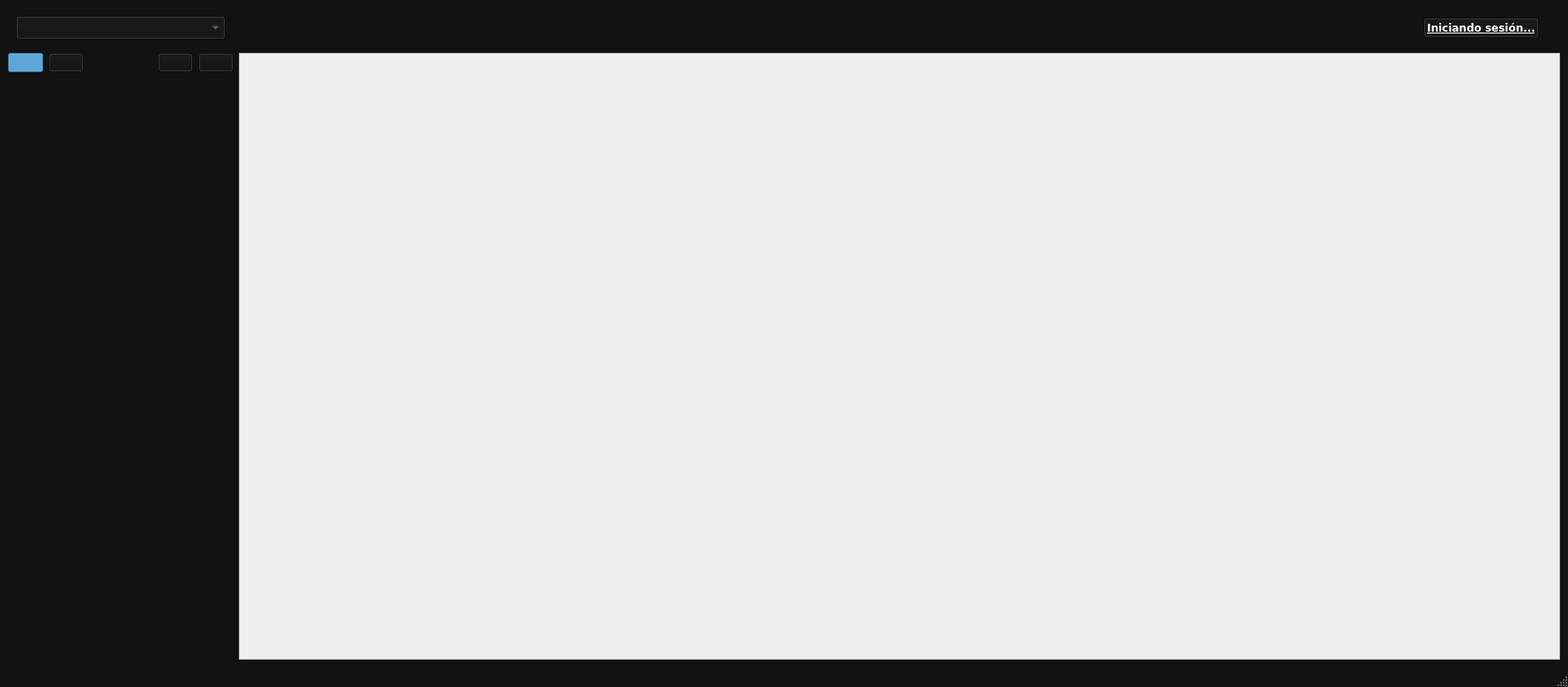
<?xml version="1.0" encoding="UTF-8"?>
<ui version="4.0">
 <class>MainWindow</class>
 <widget class="QMainWindow" name="MainWindow">
  <property name="geometry">
   <rect>
    <x>0</x>
    <y>0</y>
    <width>1779</width>
    <height>780</height>
   </rect>
  </property>
  <property name="minimumSize">
   <size>
    <width>769</width>
    <height>455</height>
   </size>
  </property>
  <property name="windowTitle">
   <string>H-Tech Monitor</string>
  </property>
  <property name="windowIcon">
   <iconset resource="resources.qrc">
    <normaloff>:/main/monitor_icon.png</normaloff>:/main/monitor_icon.png</iconset>
  </property>
  <property name="styleSheet">
   <string notr="true">QMainWindow{
	background-color: #121212;
}

QStatusBar{
	color: white;
}

QWidget[state=&quot;scroll&quot;]{
	background-color: #121212;
}

QPushButton:enabled{
	background-color: #121212;
	color: white;
}

QPushButton:enabled{
	/*background-color: qlineargradient(x1: 0, y1: 0, x2: 0, y2: 1, stop: 0 #121212, stop: 1 #121212);*/
	/*background-color: #121212;*/
	/*color: white;*/
	/*font: 10pt &quot;Verdana&quot;;*/
}

QGroupBox{	
	border: none;
}

QTableWidget::item:hover{
	color: white;
}

 QScrollBar:vertical {
     border-radius: 100px;
     background: #595959;
     width: 5px;
     margin: 22px 0 22px 0;
 }
 QScrollBar::handle:vertical {
     background: #cdcdcd;
     min-height: 20px;
 }
 QScrollBar::add-line:vertical {
     /*border: 2px solid grey;*/
     /*background: #32CC99;*/
     /*height: 20px;*/
    /* subcontrol-position: bottom;*/
     /*subcontrol-origin: margin;*/
	width: 0;
 }

 QScrollBar::sub-line:vertical {
   /*  border: 2px solid grey;*/
     /*background: #32CC99;*/
     /*height: 20px;*/
    /* subcontrol-position: top;*/
    /* subcontrol-origin: margin;*/
	width: 0;
 }
 QScrollBar::up-arrow:vertical, QScrollBar::down-arrow:vertical {
     border: 2px solid grey;
     width: 3px;
     height: 3px;
     background: white;
 }

 QScrollBar::add-page:vertical, QScrollBar::sub-page:vertical {
     background: none;
 }

QTableWidget{
	selection-color: #2980b9;
	selection-background-color: #121212;
	background-color: #121212;
	color: #7f8c8d;
}

QComboBox{
	color: #7f8c8d;
	background: #121212;	
	font: 75 12pt &quot;Verdana&quot;;
}

QComboBox::focus{
	color: white;
	selection-background-color: #121212;
}

Line{
	border: 2px solid #3A3A3A;
}</string>
  </property>
  <property name="iconSize">
   <size>
    <width>50</width>
    <height>50</height>
   </size>
  </property>
  <widget class="QWidget" name="centralwidget">
   <layout class="QVBoxLayout" name="verticalLayout">
    <item>
     <layout class="QHBoxLayout" name="horizontalLayout">
      <item>
       <widget class="QGroupBox" name="groupBox">
        <property name="sizePolicy">
         <sizepolicy hsizetype="Fixed" vsizetype="Preferred">
          <horstretch>0</horstretch>
          <verstretch>0</verstretch>
         </sizepolicy>
        </property>
        <property name="minimumSize">
         <size>
          <width>256</width>
          <height>0</height>
         </size>
        </property>
        <property name="styleSheet">
         <string notr="true"/>
        </property>
        <property name="title">
         <string/>
        </property>
        <layout class="QHBoxLayout" name="horizontalLayout_5">
         <item>
          <widget class="QComboBox" name="selectorSubsistema">
           <property name="font">
            <font>
             <family>Verdana</family>
             <pointsize>12</pointsize>
             <weight>9</weight>
             <italic>false</italic>
             <bold>false</bold>
            </font>
           </property>
           <property name="styleSheet">
            <string notr="true">QListWidget::item:hover{	
	background-color: rgb(170, 0, 0);
}</string>
           </property>
          </widget>
         </item>
        </layout>
       </widget>
      </item>
      <item>
       <spacer name="horizontalSpacer">
        <property name="orientation">
         <enum>Qt::Horizontal</enum>
        </property>
        <property name="sizeHint" stdset="0">
         <size>
          <width>40</width>
          <height>20</height>
         </size>
        </property>
       </spacer>
      </item>
      <item>
       <widget class="QPushButton" name="botonLogin">
        <property name="font">
         <font>
          <family>Verdana</family>
          <pointsize>9</pointsize>
          <weight>75</weight>
          <bold>true</bold>
          <underline>true</underline>
         </font>
        </property>
        <property name="cursor">
         <cursorShape>PointingHandCursor</cursorShape>
        </property>
        <property name="text">
         <string>Iniciando sesión...</string>
        </property>
       </widget>
      </item>
      <item>
       <widget class="QGroupBox" name="groupBox_2">
        <property name="title">
         <string/>
        </property>
        <layout class="QHBoxLayout" name="horizontalLayout_6"/>
       </widget>
      </item>
     </layout>
    </item>
    <item>
     <layout class="QHBoxLayout" name="horizontalLayout_2">
      <item>
       <layout class="QVBoxLayout" name="verticalLayout_3">
        <item>
         <layout class="QHBoxLayout" name="horizontalLayout_3">
          <item>
           <widget class="QPushButton" name="botonSeleccionarUno">
            <property name="sizePolicy">
             <sizepolicy hsizetype="Fixed" vsizetype="Fixed">
              <horstretch>0</horstretch>
              <verstretch>0</verstretch>
             </sizepolicy>
            </property>
            <property name="toolTip">
             <string>Seleccion singular</string>
            </property>
            <property name="styleSheet">
             <string notr="true">QPushButton{
	background-color: 7f8c8d;
}
QPushButton:checked{
	background-color: #3498db;
}</string>
            </property>
            <property name="text">
             <string/>
            </property>
            <property name="icon">
             <iconset resource="resources.qrc">
              <normaloff>:/buttons/icons/show_one.png</normaloff>:/buttons/icons/show_one.png</iconset>
            </property>
            <property name="iconSize">
             <size>
              <width>30</width>
              <height>30</height>
             </size>
            </property>
            <property name="checkable">
             <bool>true</bool>
            </property>
            <property name="checked">
             <bool>true</bool>
            </property>
            <property name="autoExclusive">
             <bool>true</bool>
            </property>
           </widget>
          </item>
          <item>
           <widget class="QPushButton" name="botonSeleccionarVarios">
            <property name="sizePolicy">
             <sizepolicy hsizetype="Fixed" vsizetype="Fixed">
              <horstretch>0</horstretch>
              <verstretch>0</verstretch>
             </sizepolicy>
            </property>
            <property name="toolTip">
             <string>Selección múltiple</string>
            </property>
            <property name="styleSheet">
             <string notr="true">QPushButton{
	background-color: 7f8c8d;
}
QPushButton:checked{
	background-color: #3498db;
}</string>
            </property>
            <property name="text">
             <string/>
            </property>
            <property name="icon">
             <iconset resource="resources.qrc">
              <normaloff>:/buttons/icons/show_multiple.png</normaloff>:/buttons/icons/show_multiple.png</iconset>
            </property>
            <property name="iconSize">
             <size>
              <width>30</width>
              <height>30</height>
             </size>
            </property>
            <property name="checkable">
             <bool>true</bool>
            </property>
            <property name="autoExclusive">
             <bool>true</bool>
            </property>
           </widget>
          </item>
          <item>
           <widget class="QLabel" name="label">
            <property name="text">
             <string/>
            </property>
           </widget>
          </item>
          <item>
           <widget class="QPushButton" name="botonOcultarTodos">
            <property name="sizePolicy">
             <sizepolicy hsizetype="Fixed" vsizetype="Fixed">
              <horstretch>0</horstretch>
              <verstretch>0</verstretch>
             </sizepolicy>
            </property>
            <property name="toolTip">
             <string>Ocultar todos</string>
            </property>
            <property name="styleSheet">
             <string notr="true">background-color: 7f8c8d;</string>
            </property>
            <property name="text">
             <string/>
            </property>
            <property name="icon">
             <iconset resource="resources.qrc">
              <normaloff>:/buttons/icons/show_none.png</normaloff>:/buttons/icons/show_none.png</iconset>
            </property>
            <property name="iconSize">
             <size>
              <width>30</width>
              <height>30</height>
             </size>
            </property>
           </widget>
          </item>
          <item>
           <widget class="QPushButton" name="botonMostrarTodos">
            <property name="sizePolicy">
             <sizepolicy hsizetype="Fixed" vsizetype="Fixed">
              <horstretch>0</horstretch>
              <verstretch>0</verstretch>
             </sizepolicy>
            </property>
            <property name="toolTip">
             <string>Mostrar todos</string>
            </property>
            <property name="styleSheet">
             <string notr="true">background-color: 7f8c8d;</string>
            </property>
            <property name="text">
             <string/>
            </property>
            <property name="icon">
             <iconset resource="resources.qrc">
              <normaloff>:/buttons/icons/show_all.png</normaloff>:/buttons/icons/show_all.png</iconset>
            </property>
            <property name="iconSize">
             <size>
              <width>30</width>
              <height>30</height>
             </size>
            </property>
           </widget>
          </item>
         </layout>
        </item>
        <item>
         <widget class="QTableWidget" name="tablaBombas">
          <property name="sizePolicy">
           <sizepolicy hsizetype="Fixed" vsizetype="Expanding">
            <horstretch>0</horstretch>
            <verstretch>0</verstretch>
           </sizepolicy>
          </property>
          <property name="font">
           <font>
            <family>Verdana</family>
            <pointsize>10</pointsize>
            <weight>75</weight>
            <bold>true</bold>
           </font>
          </property>
          <property name="styleSheet">
           <string notr="true">/*selection-color: #FFFFFF;
selection-background-color: #121212;
background-color: #121212;
color: #7f8c8d;*/</string>
          </property>
          <property name="frameShape">
           <enum>QFrame::NoFrame</enum>
          </property>
          <property name="horizontalScrollBarPolicy">
           <enum>Qt::ScrollBarAlwaysOff</enum>
          </property>
          <property name="editTriggers">
           <set>QAbstractItemView::NoEditTriggers</set>
          </property>
          <property name="alternatingRowColors">
           <bool>false</bool>
          </property>
          <property name="selectionBehavior">
           <enum>QAbstractItemView::SelectRows</enum>
          </property>
          <property name="showGrid">
           <bool>false</bool>
          </property>
          <property name="sortingEnabled">
           <bool>true</bool>
          </property>
          <attribute name="horizontalHeaderVisible">
           <bool>false</bool>
          </attribute>
          <attribute name="verticalHeaderVisible">
           <bool>false</bool>
          </attribute>
          <column>
           <property name="text">
            <string>Nombre</string>
           </property>
          </column>
          <column>
           <property name="text">
            <string>Ubicación</string>
           </property>
          </column>
         </widget>
        </item>
       </layout>
      </item>
      <item>
       <widget class="QScrollArea" name="scrollArea">
        <property name="styleSheet">
         <string notr="true"/>
        </property>
        <property name="widgetResizable">
         <bool>true</bool>
        </property>
        <widget class="QWidget" name="scrollAreaWidgetContents">
         <property name="geometry">
          <rect>
           <x>0</x>
           <y>0</y>
           <width>1488</width>
           <height>671</height>
          </rect>
         </property>
         <layout class="QVBoxLayout" name="verticalLayout_2"/>
        </widget>
       </widget>
      </item>
     </layout>
    </item>
   </layout>
  </widget>
  <widget class="QStatusBar" name="statusbar">
   <property name="font">
    <font>
     <family>Verdana</family>
    </font>
   </property>
  </widget>
  <action name="deshacer">
   <property name="text">
    <string>Deshacer(Ctrl+Z)</string>
   </property>
  </action>
  <action name="rehacer">
   <property name="text">
    <string>Rehacer(Ctrl+Y)</string>
   </property>
  </action>
  <action name="abrir">
   <property name="text">
    <string>Iniciar sesión...</string>
   </property>
  </action>
  <action name="verSensores">
   <property name="text">
    <string>Ver sensores</string>
   </property>
  </action>
  <action name="editarSensores">
   <property name="text">
    <string>Editar sensores</string>
   </property>
  </action>
  <action name="about">
   <property name="text">
    <string>Acerca de H-Tech</string>
   </property>
  </action>
 </widget>
 <resources>
  <include location="resources.qrc"/>
 </resources>
 <connections/>
</ui>
